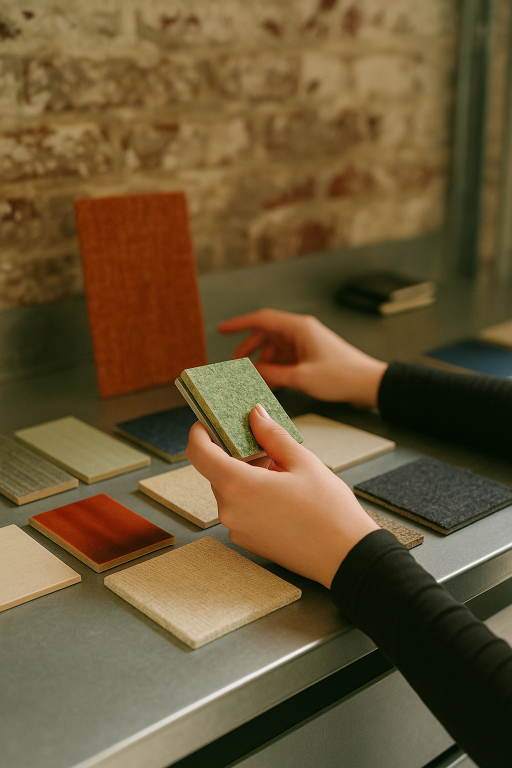
#> input picture workflow_review/images/01080bd8-ae4d-47dc-9cd7-858e66fbc82e.png, 1024 x 1536 px (shown at 1/2 size); its folder holds 4 pictures in this run
$ python resize_images.py
#> lines starting #> are read from the running program, lines starting #| are printed output that depends on the picture
#!/usr/bin/env python3
"""
Resize images in the images/ folder to create smaller versions for PDF integration.
Creates resized versions in images/small/ folder.
"""

import os
from PIL import Image
import glob

# Create the small images directory
input_dir = "/media/data/share/repos/materiatek/materials-library-extraction/workflow_review/images"
output_dir = "/media/data/share/repos/materiatek/materials-library-extraction/workflow_review/images/small"

# Create output directory if it doesn't exist
os.makedirs(output_dir, exist_ok=True)

# Target dimensions and quality
MAX_WIDTH = 800
MAX_HEIGHT = 600
QUALITY = 85  # JPEG quality (1-100)

def resize_image(input_path, output_path):
    """Resize an image while maintaining aspect ratio"""
    try:
        with Image.open(input_path) as img:
            # Convert RGBA to RGB if necessary (for PNG with transparency)
#> img is the input picture: PIL image 1024x1536 RGB; mean R, G, B 106.6, 86.5, 53.4
            if img.mode in ('RGBA', 'LA', 'P'):
                # Create white background
                background = Image.new('RGB', img.size, (255, 255, 255))
                if img.mode == 'P':
                    img = img.convert('RGBA')
                background.paste(img, mask=img.split()[-1] if img.mode == 'RGBA' else None)
                img = background
            elif img.mode != 'RGB':
                img = img.convert('RGB')

            # Calculate new dimensions while maintaining aspect ratio
            width, height = img.size
#> width = 1024; height = 1536
            aspect_ratio = width / height
#> aspect_ratio = 0.667

            if width > MAX_WIDTH or height > MAX_HEIGHT:
                if aspect_ratio > 1:  # Landscape
                    new_width = min(MAX_WIDTH, width)
                    new_height = int(new_width / aspect_ratio)
                else:  # Portrait
                    new_height = min(MAX_HEIGHT, height)
#> new_height = 600
                    new_width = int(new_height * aspect_ratio)
#> new_width = 400

                # Ensure we don't exceed max dimensions
                if new_height > MAX_HEIGHT:
                    new_height = MAX_HEIGHT
                    new_width = int(new_height * aspect_ratio)
                if new_width > MAX_WIDTH:
                    new_width = MAX_WIDTH
                    new_height = int(new_width / aspect_ratio)

                img = img.resize((new_width, new_height), Image.Resampling.LANCZOS)
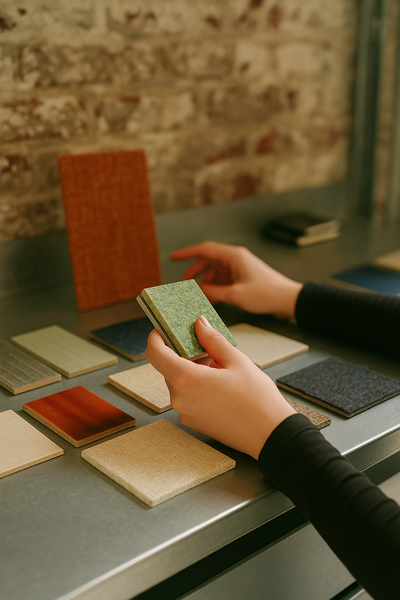
#> img: PIL image 400x600 RGB; mean R, G, B 106.6, 86.5, 53.4

            # Save as JPEG with specified quality
            img.save(output_path, 'JPEG', quality=QUALITY, optimize=True)

            # Get file size
            file_size = os.path.getsize(output_path)
            print(f"✓ {os.path.basename(input_path)} -> {os.path.basename(output_path)}")
            print(f"  Size: {file_size // 1024}KB, Dimensions: {img.size[0]}x{img.size[1]}")
#|   Size: 34KB, Dimensions: 400x600

            return True

    except Exception as e:
        print(f"✗ Error processing {input_path}: {str(e)}")
        return False

def main():
    # Find all PNG files in the input directory
    png_files = glob.glob(os.path.join(input_dir, "*.png"))

    if not png_files:
        print("No PNG files found in the images directory")
        return

    print(f"Found {len(png_files)} images to resize")
    print(f"Output directory: {output_dir}")
    print(f"Target max dimensions: {MAX_WIDTH}x{MAX_HEIGHT}")
    print(f"JPEG quality: {QUALITY}")
    print("-" * 50)

    successful = 0
    for png_file in png_files:
        # Create output filename (change extension to .jpg)
        base_name = os.path.splitext(os.path.basename(png_file))[0]
        output_file = os.path.join(output_dir, f"{base_name}.jpg")

        if resize_image(png_file, output_file):
            successful += 1
        print()
#> pass 2 of the loop in main, `for png_file in png_files:`:
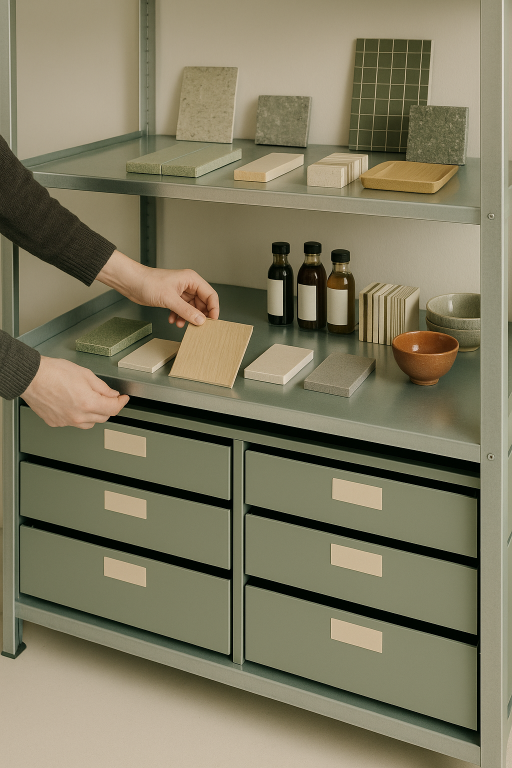
#> input picture workflow_review/images/021dd200-986e-4ca3-9228-5e53d3955772.png, 1024 x 1536 px (shown at 1/2 size)
#> in resize_image, img is the input picture: PIL image 1024x1536 RGB; mean R, G, B 128.1, 122.4, 97
#> in resize_image (call 2), `img = img.resize((new_width, new_height), Image.Resampling.LANCZOS)`:
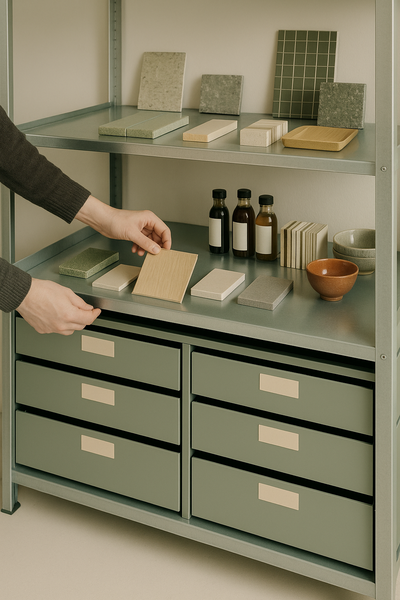
#> img: PIL image 400x600 RGB; mean R, G, B 128.2, 122.5, 97
#|   Size: 40KB, Dimensions: 400x600

    print("-" * 50)
    print(f"Successfully resized {successful}/{len(png_files)} images")
    print(f"Resized images saved to: {output_dir}")

if __name__ == "__main__":
    main()
